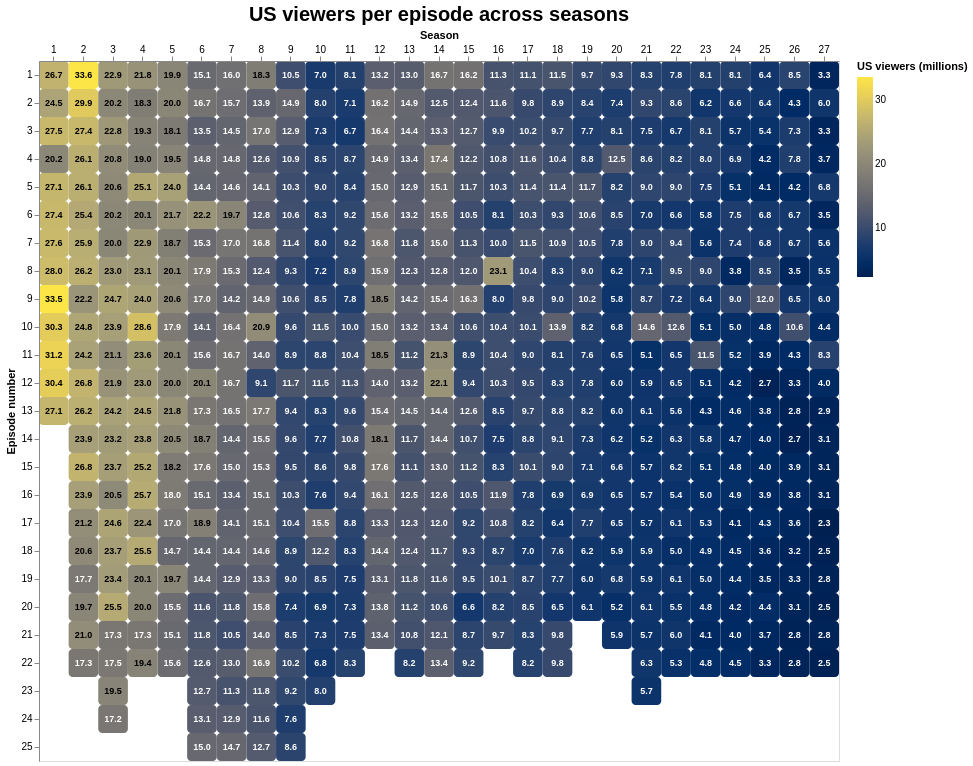

The cell this chart's notebook holds for it:
### Markdown cell above
## 2. How have the viewers evolved over time?

### Code cell
base = alt.Chart(df).encode(
    x=alt.X(
        "season:O",
        title="Season",
        axis=alt.Axis(labelAngle=0, orient="top")
    ),
    y=alt.Y(
        "number_in_season:O",
        title="Episode number",
        sort="ascending"
    ),
    tooltip=[
        alt.Tooltip("season:O", title="Season"),
        alt.Tooltip("number_in_season:O", title="Episode"),
        alt.Tooltip("us_viewers_in_millions:Q", title="US viewers (millions)", format=".1f")
    ]
)

heatmap = base.mark_rect(cornerRadius=4).encode(
    color=alt.Color(
        "us_viewers_in_millions:Q",
        title="US viewers (millions)",
        scale=alt.Scale(scheme="cividis")
    )
)

text = base.mark_text(fontSize=9, fontWeight="bold").encode(
    text=alt.Text("us_viewers_in_millions:Q", format=".1f"),
    color=alt.condition(
        alt.datum.us_viewers_in_millions > 18,
        alt.value("black"),
        alt.value("white")
    )
)

chart_4 = (heatmap + text).properties(
    width=800,
    height=700,
    title="US viewers per episode across seasons"
).configure_title(
    fontSize=20,
    anchor="middle"
)

chart_4

### Figure 1 — Vega-Lite specification as saved in the notebook (floating-point values rounded to 4 significant figures; data arrays with more than 128 entries replaced by an {"elided": "..."} marker saying what was removed)
{"config": {"view": {"continuousWidth": 300, "continuousHeight": 300}, "title": {"anchor": "middle", "fontSize": 20}}, "layer": [{"mark": {"type": "rect", "cornerRadius": 4}, "encoding": {"color": {"field": "us_viewers_in_millions", "scale": {"scheme": "cividis"}, "title": "US viewers (millions)", "type": "quantitative"}, "tooltip": [{"field": "season", "title": "Season", "type": "ordinal"}, {"field": "number_in_season", "title": "Episode", "type": "ordinal"}, {"field": "us_viewers_in_millions", "format": ".1f", "title": "US viewers (millions)", "type": "quantitative"}], "x": {"axis": {"labelAngle": 0, "orient": "top"}, "field": "season", "title": "Season", "type": "ordinal"}, "y": {"field": "number_in_season", "sort": "ascending", "title": "Episode number", "type": "ordinal"}}}, {"mark": {"type": "text", "fontSize": 9, "fontWeight": "bold"}, "encoding": {"color": {"condition": {"test": "(datum.us_viewers_in_millions > 18)", "value": "black"}, "value": "white"}, "text": {"field": "us_viewers_in_millions", "format": ".1f", "type": "quantitative"}, "tooltip": [{"field": "season", "title": "Season", "type": "ordinal"}, {"field": "number_in_season", "title": "Episode", "type": "ordinal"}, {"field": "us_viewers_in_millions", "format": ".1f", "title": "US viewers (millions)", "type": "quantitative"}], "x": {"axis": {"labelAngle": 0, "orient": "top"}, "field": "season", "title": "Season", "type": "ordinal"}, "y": {"field": "number_in_season", "sort": "ascending", "title": "Episode number", "type": "ordinal"}}}], "data": {"name": "data-f8b5d16fb8b95ffcb2d95f366f0df223"}, "height": 700, "title": "US viewers per episode across seasons", "width": 800, "$schema": "https://vega.github.io/schema/vega-lite/v5.20.1.json", "datasets": {"data-f8b5d16fb8b95ffcb2d95f366f0df223": {"elided": "596 records"}}}
